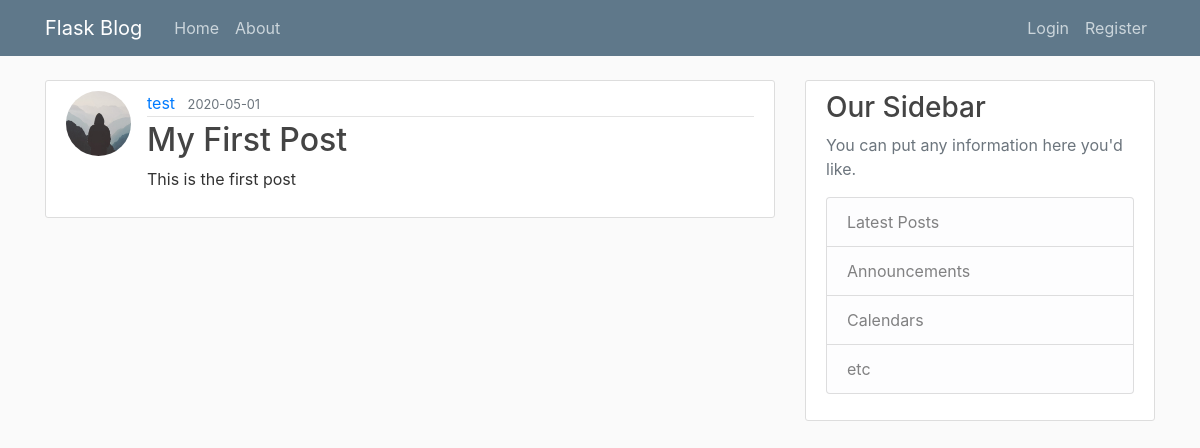
/post/1, run on an earlier commit of the app's database.
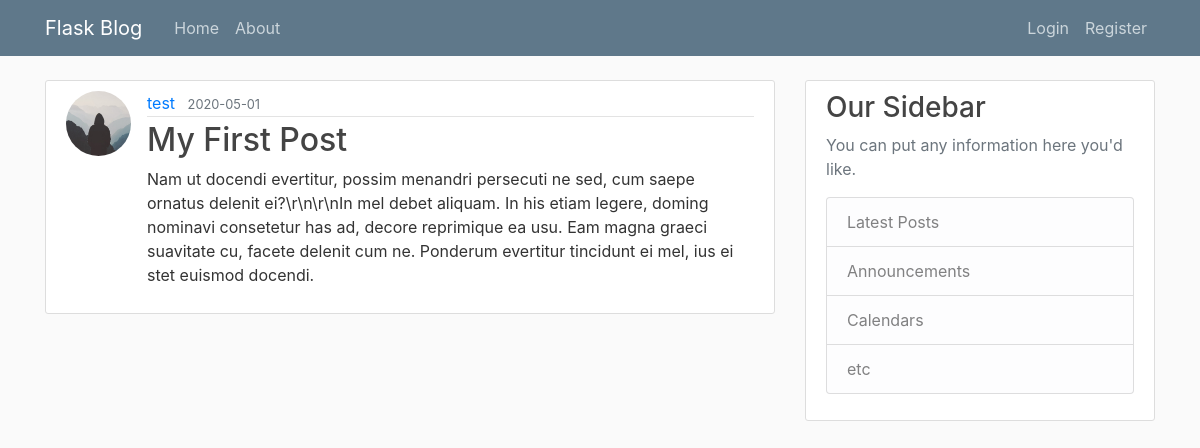
And on a later commit of the database.
### flaskblog/models.py (models this page shows, shortened)
class Post(db.Model):
    id = db.Column(db.Integer, primary_key=True)
    title = db.Column(db.String(100), nullable=False)
    date_posted = db.Column(db.DateTime, nullable=False, default=datetime.utcnow)
    content = db.Column(db.Text, nullable=False)
    user_id = db.Column(db.Integer, db.ForeignKey('user.id'), nullable=False)

### flaskblog/routes.py (the view)
@app.route('/post/<int:post_id>',methods=['GET','POST'])
def post(post_id):
    post = Post.query.get_or_404(post_id)
    return render_template('post.html',title=post.title,post=post)

### flaskblog/templates/post.html (shortened to what this page needs)
    {% extends "layout.html"%}
    {%block content%}
    <article class="media content-section">
            <img src="{{url_for('static',filename='profile_pics/'+post.author.image_file)}}" alt="" class="rounded-circle article-img">
            <div class="media-body">
              <div class="article-metadata">
                <a class="mr-2" href="{{url_for('user_posts',username=post.author.username)}}">{{ post.author.username }}</a>
                <small class="text-muted">{{ post.date_posted.strftime('%Y-%m-%d') }}</small>
              </div>
              <h2 class="article-title">{{ post.title }}</h2>
              <p class="article-content">{{ post.content }}</p>
            </div>
    </article>
    {%endblock content%}

What changed in the data, as far as the page shows it:
changed Post "My First Post": content "This is the first post" → "Nam ut docendi evertitur, possim menandri persecuti ne sed, cum saepe ornatus delenit ei?\\r\\n\\r\\nIn mel debet aliquam. In his etiam legere, doming nominavi consetetur has ad, decore reprimique ea usu. Eam magna graeci suavitate cu, facete delenit cum ne. Ponderum evertitur tincidunt ei mel, ius ei stet euismod docendi."
